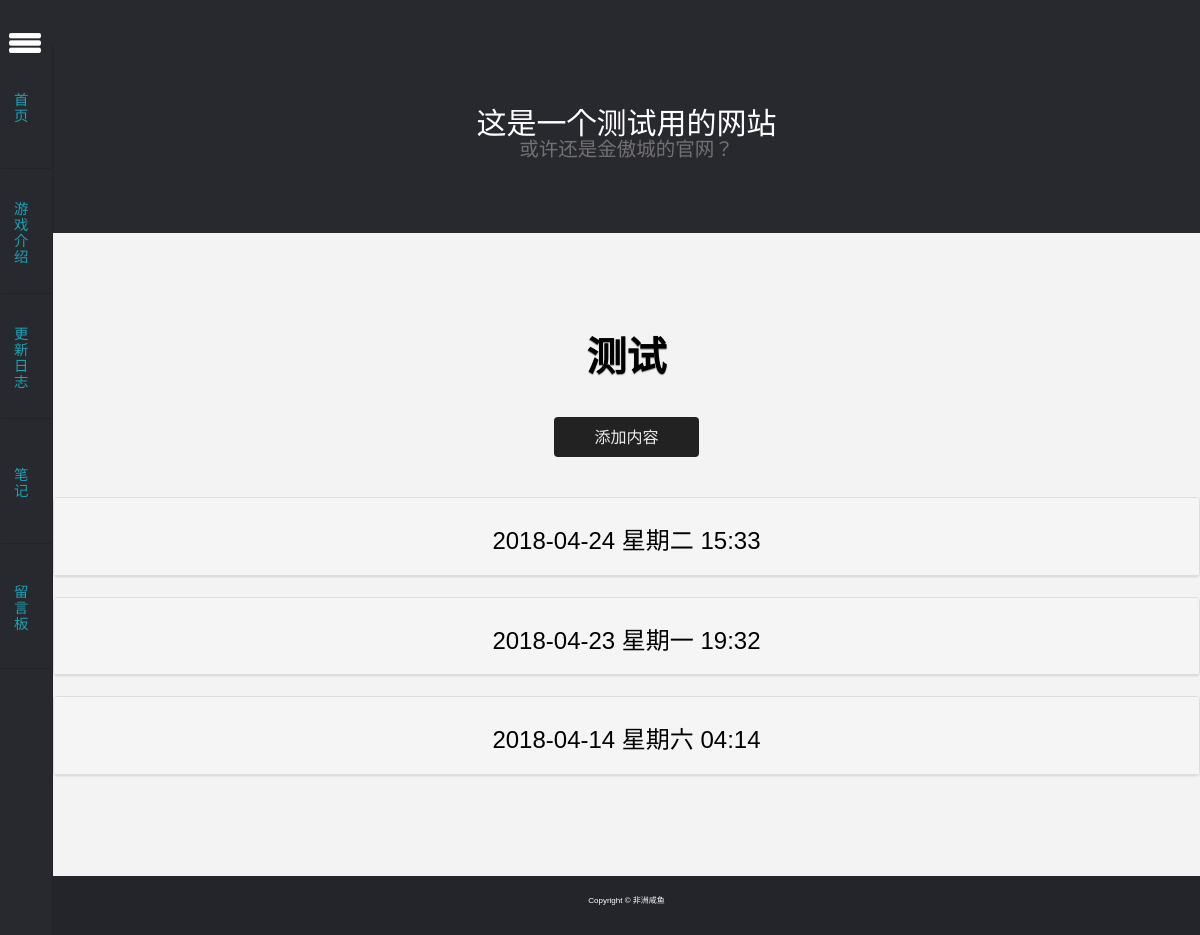
/topics/9/ (signed in), run on an earlier commit of the app's database.
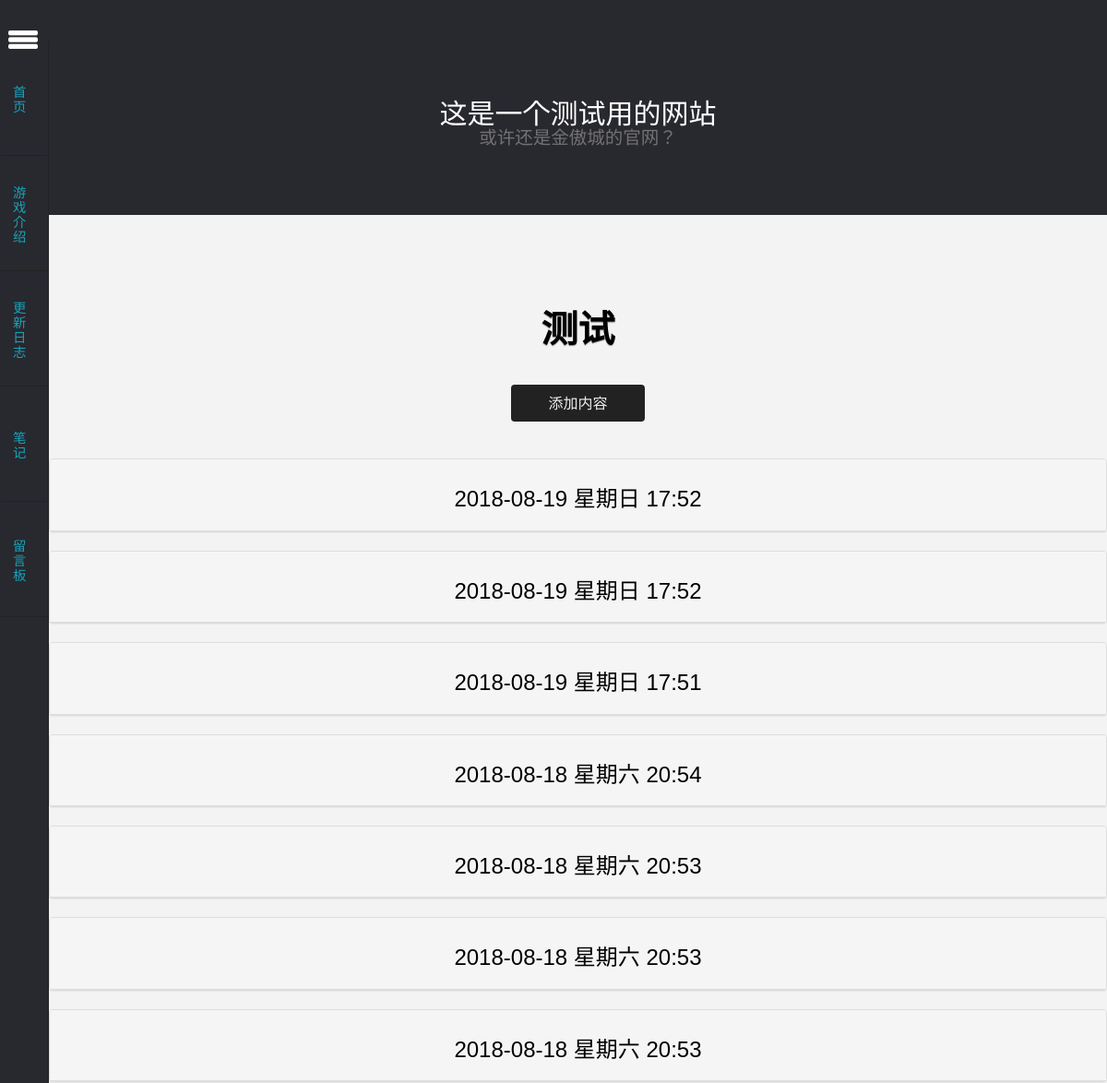
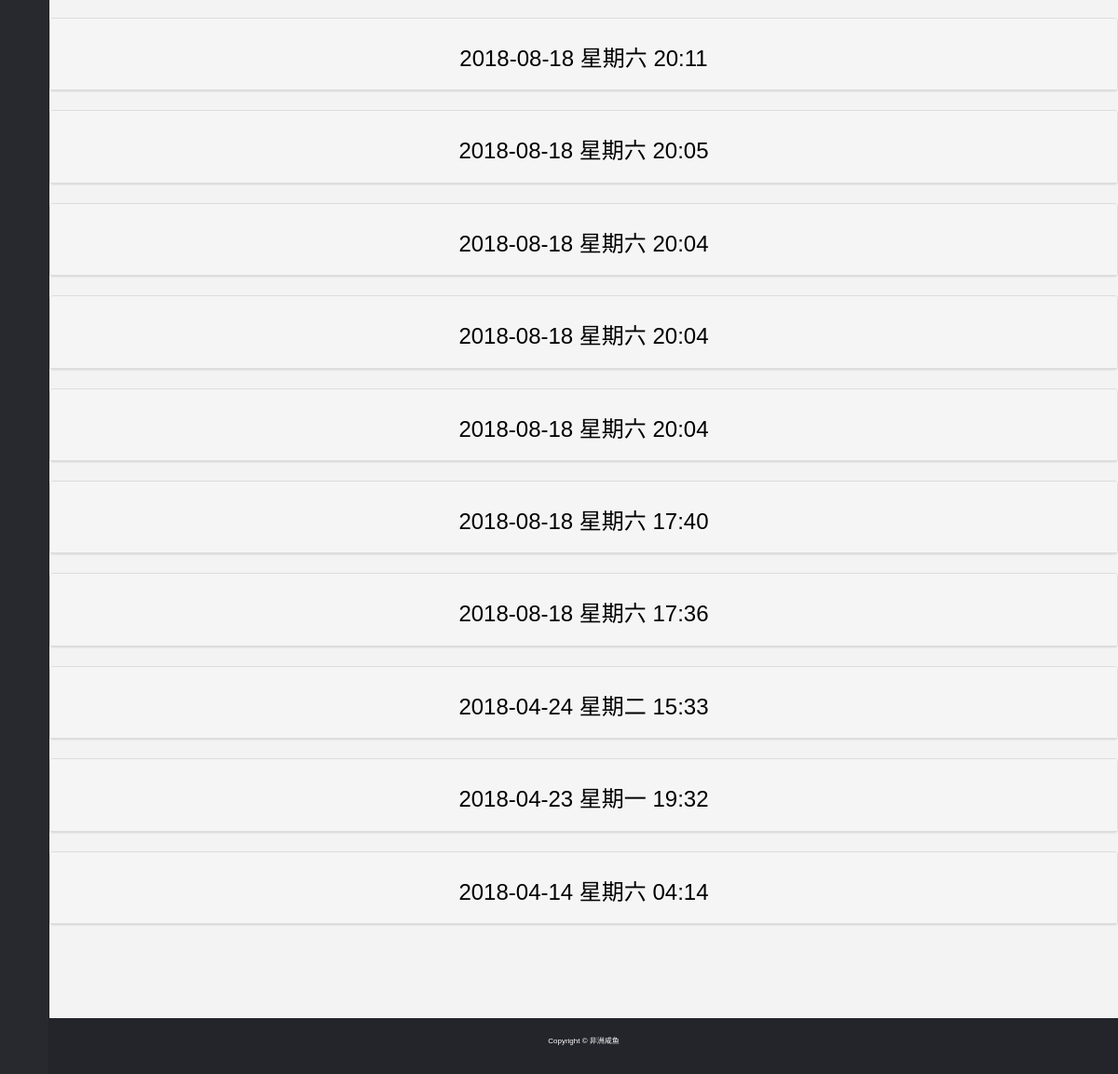
And on a later commit of the database (2 pictures, top to bottom).
### learning_logs/models.py (models this page shows, shortened)
class Topic(models.Model):
    text = models.CharField(max_length=200, verbose_name="主题名称")
    date_added = models.DateTimeField(auto_now_add=True, verbose_name="创建时间")
    owner = models.ForeignKey(User, on_delete=models.CASCADE, verbose_name="创建者")
    class Meta:
        verbose_name = u"主题"
        verbose_name_plural = u"主题"
    def __str__(self):
        return self.text

class Entry(models.Model):
    title = models.CharField(max_length=200, null=True, verbose_name="标题")
    text = RichTextUploadingField(verbose_name="内容")
    topic = models.ForeignKey(Topic, on_delete=models.CASCADE, verbose_name="所属主题")
    date_added = models.DateTimeField(auto_now_add=True, verbose_name="创建时间")
    owner = models.ForeignKey(User, on_delete=models.CASCADE, null=True, verbose_name="创建者")
    class Meta:
        verbose_name = u"内容"
        verbose_name_plural = u'内容'

### learning_logs/views.py (the view)
# urls.py: url(r'^topics/(?P<topic_id>\d+)/$', views.topic, name='topic'),
@login_required()
def topic(request, topic_id):
    topic = Topic.objects.get(id=topic_id)
    if topic.owner != request.user:
        raise Http404
    entries = topic.entry_set.order_by('-date_added')
    context = {'topic': topic, 'entries': entries}
    return render(request, 'topic.html', context)

### learning_logs/templates/topic.html (shortened to what this page needs)
{% extends 'base.html' %}
{% block header %}
<h1><a href="{% url 'learning_logs:topics' %}" style="color:black;text-decoration:none;vertical-align:middle" onmouseover="this.style.text-decoration=none">{{ topic }}</a></h1>
              <button type="button" class="button button-rounded button-inverse" href="{% url 'learning_logs:new_entry' topic.id %}" data-toggle="modal" data-target="#new_entry" id="new_entry1">添加内容</button>
{% endblock header %}
{% block content %}
  {% for entry in entries %}
    <div class="panel panel-default">
      <div class="panel-heading">
        <h3>
          <a data-toggle="collapse" data-parent="#accordion"
                href="#{{ entry.id }}" style="color:black;text-decoration:none;vertical-align:middle" onmouseover="this.style.text-decoration=none">
          {{ entry.date_added|date:'Y-m-d D H:i' }}
          </a>
        </h3>
      </div>
    </div>
  {% empty %}
    该主题目前没有添加内容
  {% endfor %}
{% endblock content %}

### learning_logs/templates/base.html (shortened to what this page needs)
﻿{% load bootstrap3 %}
<!doctype html>
<html>
<head>
<link href="/static/new/css/bootstrap.css" rel='stylesheet' type='text/css' />
<link href="/static/new/css/index.css" rel='stylesheet' type='text/css' />
<link rel="stylesheet" href="/static/new/css/buttons.css">
</head>
<body>
<div class="full"> <span class="menu"></span>
  <div class="navbar" style="font-family:'SimSun'"> <a class="link abt" href="{% url 'learning_logs:index'%}"> <span class="active"><span class="valign"><span class="vertical">首页</span></span></span></a><a class="link abt" href="{% url 'introduce:about' %}"><span class="active"><span class="valign"><span class="vertical">游戏介绍</span></span></span></a><a class="link abt" href="{% url 'introduce:update_log' %}"><span class="active"><span class="valign"><span class="vertical">更新日志</span></span></span></a><a class="link abt" href="{% url 'learning_logs:topics' %}"><span class="active"><span class="valign"><span class="vertical">笔记</span></span></span></a><a class="link abt" href="{% url 'message_board:message_board' %}"><span class="active"><span class="valign"><span class="vertical">留言板</span></span></span></a></div>
  <div class="main">
    <div class="head">
      <div class="second-head">
      <h2>这是一个测试用的网站<br/><small style="color:#727272">或许还是<a href="{% url 'introduce:tip' %}" style="color:#727272">金傲城</a>的官网？</small></h2>
      </div>
    </div>
    <div class="txt1">
      <div class="second-head">
        {% block header %}{% endblock %}
        {% block content %}{% endblock %}
      </div>
    </div>
        <div class="copyright">
      <p class="write">Copyright &copy; 非洲咸鱼</p>
    </div>
</div>
</div>
</body>
</html>

### static/new/css/index.css (style rules this page uses)
html, body { background: #28282f; font-family: 'Microsoft YaHei', sans-serif; font-size: 100%; }
body a { transition: 0.5s all; -webkit-transition: 0.5s all; -moz-transition: 0.5s all; -o-transition: 0.5s all; -ms-transition: 0.5s all; }
h1 { margin: 40px 0; font-size: 40px; line-height: 40px; font-weight: bold; text-shadow: 0px 1px 1px #888; }
.valign { position: relative; display: table-cell; vertical-align: middle; }
.vertical { word-wrap: break-word; width: 10px; display: inline-block; line-height: 16px; font-size: 0.9em; padding: 0.3em 0 0 0.9em; font-weight: 400; }
.navbar { background-color: #28282f; position: fixed; left: 0; width: 51px; height: 100%; -webkit-box-shadow: 1px 0 1px 0 rgba(0,0,0,.15); box-shadow: 1px 0 1px 0 rgba(0,0,0,.15); top: 0; }
.navbar a.link { position: relative; display: block; margin: 0; width: 100%; height: 172px; background-color: #28282f; }
a.link.abt { height: 125px; }
.navbar a.link span.active, .navbar a.link span.hover { display: table; position: absolute; width: 100%; height: 100%; transform-origin: 0% 50% 0px; -webkit-transform-origin: 0% 50% 0px; transition: .2s; -webkit-transition: .2s; border-bottom: 1px solid #222; }
.navbar a.link span.active { transform: matrix3d(1, 0, 0, 0, 0, 1, 0, 0, 0, 0, 1, 0, 0, 0, 0, 1); -webkit-transform: matrix3d(1, 0, 0, 0, 0, 1, 0, 0, 0, 0, 1, 0, 0, 0, 0, 1); left: 0; background-color: #28282f; }
.navbar a.link span.active .vertical { color: #18a3b7; }
.main { margin-left: 53px; }
span.menu { width: 50px; height: 42.5px; background: url(../images/nav.png)no-repeat 9px 10px; display: inline-block; float: left; cursor: pointer; z-index: 9999; background-color: #28282f; position: fixed; }
.navbar { position: fixed; left: 0; width: 51.5px; top: 43px; }
.head { padding: 3em 0; margin: 0 auto; color: white; }
.second-head { text-align: center; padding: 1em 0; }
.txt1 { background-color: #F3F3F3; padding: 3em 0 4em 0; }
.copyright { padding: 1.2em 1em; background: #24242B; text-align: center; }
p.write { color: #fff; font-size: 0.5em; }

What changed in the data, as far as the page shows it:
added Entry: date_added "2018-08-19 星期日 17:52"
added Entry: date_added "2018-08-19 星期日 17:52"
added Entry: date_added "2018-08-19 星期日 17:51"
added Entry: date_added "2018-08-18 星期六 20:54"
added Entry: date_added "2018-08-18 星期六 20:53"
added Entry: date_added "2018-08-18 星期六 20:53"
added Entry: date_added "2018-08-18 星期六 20:53"
added Entry: date_added "2018-08-18 星期六 20:11"
added Entry: date_added "2018-08-18 星期六 20:05"
added Entry: date_added "2018-08-18 星期六 20:04"
added Entry: date_added "2018-08-18 星期六 20:04"
added Entry: date_added "2018-08-18 星期六 20:04"
added Entry: date_added "2018-08-18 星期六 17:40"
added Entry: date_added "2018-08-18 星期六 17:36"
